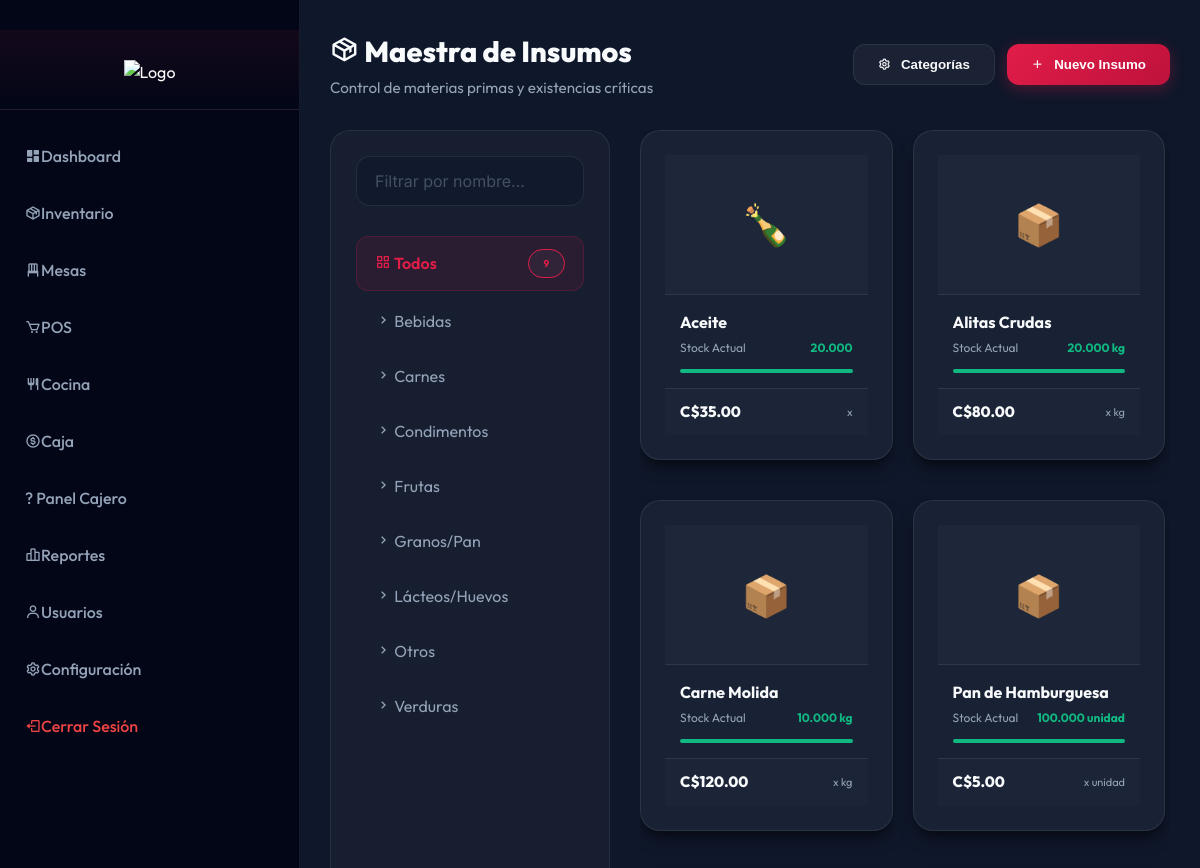
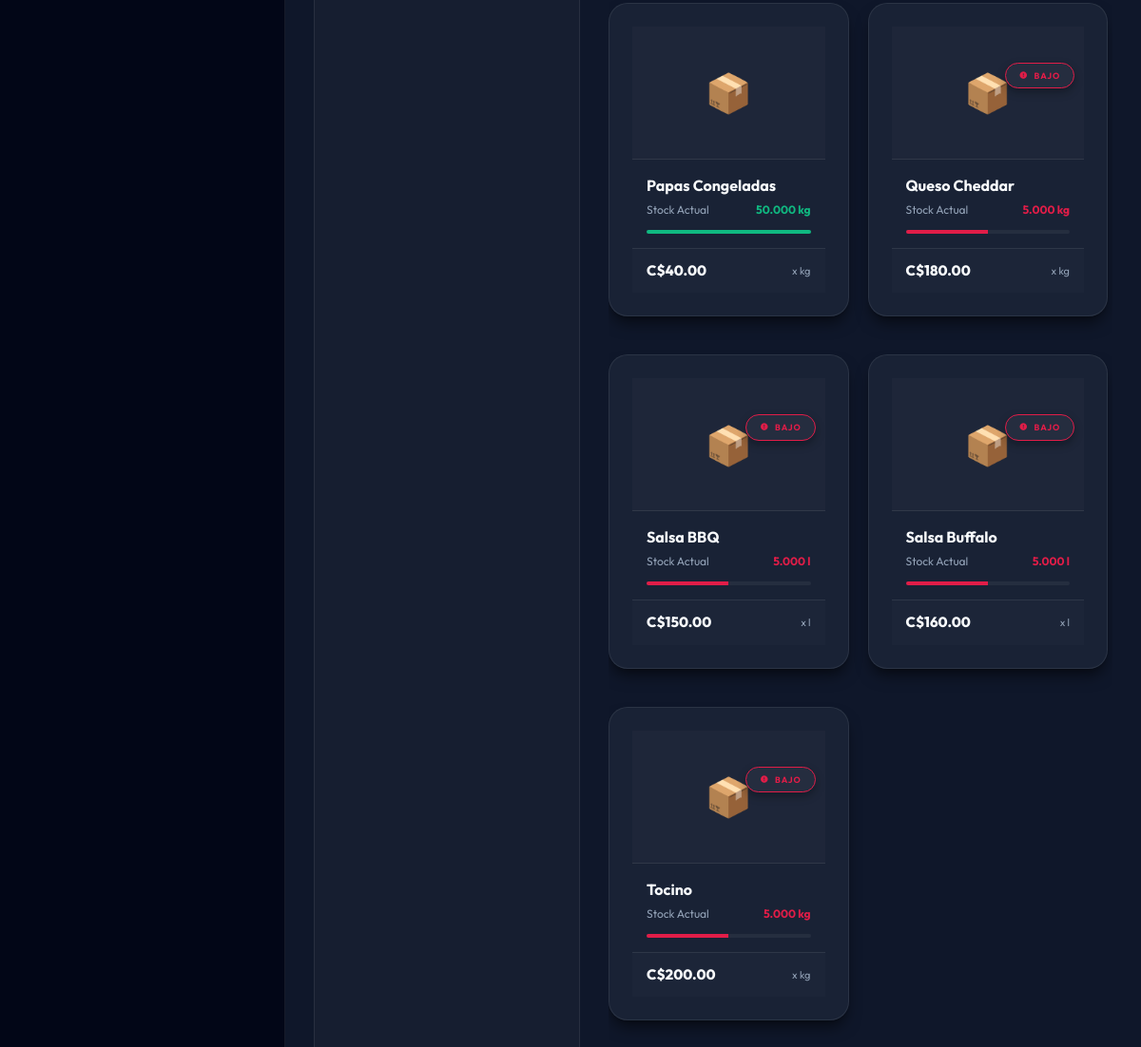
Page /inventario_insumos.php (signed in) on the committed database (2 pictures, top to bottom).
### tables this page shows
CREATE TABLE IF NOT EXISTS modules (
    id INT AUTO_INCREMENT PRIMARY KEY,
    module_key VARCHAR(50) UNIQUE NOT NULL,
    name VARCHAR(100) NOT NULL,
    icon VARCHAR(10) DEFAULT '',
    file_path VARCHAR(100) NOT NULL,
    display_order INT DEFAULT 0,
    is_active TINYINT(1) DEFAULT 1,
    created_at TIMESTAMP DEFAULT CURRENT_TIMESTAMP
);

CREATE TABLE `ingredient_categories` (
  `id` int(11) NOT NULL AUTO_INCREMENT,
  `name` varchar(100) NOT NULL,
  `description` text DEFAULT NULL,
  PRIMARY KEY (`id`)
);

CREATE TABLE `ingredients` (
  `id` int(11) NOT NULL AUTO_INCREMENT,
  `name` varchar(100) NOT NULL,
  `icon` varchar(50) DEFAULT NULL,
  `image_url` varchar(255) DEFAULT NULL,
  `unit` enum('kg','g','l','ml','unidad') NOT NULL DEFAULT 'unidad',
  `cost` decimal(10,2) NOT NULL DEFAULT 0.00 COMMENT 'Cost per unit',
  `stock` decimal(10,3) NOT NULL DEFAULT 0.000,
  `min_stock` decimal(10,3) DEFAULT 5.000,
  `created_at` timestamp NOT NULL DEFAULT current_timestamp(),
  `category_id` int(11) DEFAULT NULL,
  PRIMARY KEY (`id`)
);

### includes/modules_helper.php (called while the page is built, shortened)
<?php
function getUserModules($pdo, $role_id)
{
    try {
        $stmt = $pdo->prepare('
            SELECT m.*
            FROM modules m
            INNER JOIN role_modules rm ON m.id = rm.module_id
            WHERE rm.role_id = ? AND m.is_active = 1
            ORDER BY m.display_order ASC
        ');
        $stmt->execute([$role_id]);
        return $stmt->fetchAll(PDO::FETCH_ASSOC);
    } catch (Exception $e) {
        return [];
    }
}

### inventario_insumos.php (the view, shortened to what this page needs)
<?php
require_once __DIR__ . '/includes/inventory_helper.php';
require_once __DIR__ . '/includes/modules_helper.php';
$stmt = $pdo->query("SELECT * FROM ingredient_categories ORDER BY name ASC");
$categories = $stmt->fetchAll(PDO::FETCH_ASSOC);
$stmt = $pdo->query("SELECT * FROM ingredients ORDER BY name ASC");
$ingredients = $stmt->fetchAll(PDO::FETCH_ASSOC);
include __DIR__ . '/includes/header.php';
?><div class="dashboard-wrapper">
    <?php include __DIR__ . '/includes/sidebar.php'; ?>
    <main class="main-content">
        <div class="fc-header" style="margin-bottom: 30px;">
            <div class="fc-header-left">
                <h1><i class='bx bx-package'></i> Maestra de Insumos</h1>
                <p>Control de materias primas y existencias críticas</p>
            </div>
            <div class="fc-header-right no-print">
                <div style="display: flex; gap: 12px;">
                    <button class="fc-btn fc-btn-outline" onclick="openCatManager()">
                        <i class='bx bx-cog'></i> Categorías
                    </button>
                    <button class="fc-btn fc-btn-primary" onclick="initNewIngredient()">
                        <i class='bx bx-plus'></i> Nuevo Insumo
                    </button>
                </div>
            </div>
        </div>
        <div class="inventory-container">
            <aside class="inventory-sidebar">
                <div style="margin-bottom: 10px;">
                    <input type="text" id="gridSearch" placeholder="Filtrar por nombre..." class="fc-input" onkeyup="filterGrid()">
                </div>
                <div class="category-list" style="display:flex; flex-direction:column; gap:5px;">
                    <div class="category-item active" onclick="filterCategory('all', this)">
                        <span><i class='bx bx-grid-alt'></i> Todos</span>
                        <span class="fc-badge fc-badge-outline" style="font-size: 10px;"><?= count($ingredients) ?></span>
                    </div>
                    <?php foreach ($categories as $cat): ?>
                        <div class="category-item" onclick="filterCategory(<?= $cat['id'] ?>, this)">
                            <span><i class='bx bx-chevron-right'></i> <?= htmlspecialchars($cat['name']) ?></span>
                        </div>
                    <?php endforeach; ?>
                </div>
            </aside>
            <div class="inventory-main">
                <div style="display: grid; grid-template-columns: repeat(auto-fill, minmax(220px, 1fr)); gap: 20px;" id="ingGrid">
                    <?php foreach ($ingredients as $ing): ?>
                        <?php
                        $isLow = $ing['stock'] <= $ing['min_stock'];
                        $isCritical = $ing['stock'] <= ($ing['min_stock'] / 2);
                        ?>
                        <div class="fc-card insumo-card" data-cat="<?= $ing['category_id'] ?>" data-name="<?= strtolower($ing['name']) ?>"
                             onclick='loadIngredient(<?= htmlspecialchars(json_encode($ing, JSON_HEX_APOS | JSON_HEX_QUOT), ENT_QUOTES, 'UTF-8') ?>)'>
                            <div class="insumo-image">
                                <?php if($isLow): ?>
                                    <div class="insumo-status">
                                        <span class="fc-badge <?= $isCritical ? 'fc-badge-primary' : 'fc-badge-outline' ?>" style="font-size: 9px; box-shadow: 0 4px 10px rgba(0,0,0,0.3);">
                                            <i class='bx bxs-error-circle'></i> <?= $isCritical ? 'CRÍTICO' : 'BAJO' ?>
                                        </span>
                                    </div>
                                <?php endif; ?>
                                <?php if ($ing['image_url']): ?>
                                    <img src="<?= htmlspecialchars($ing['image_url']) ?>">
                                <?php else: ?>
                                    <span><?= $ing['icon'] ?: '📦' ?></span>
                                <?php endif; ?>
                            </div>
                            <div class="insumo-content">
                                <div class="insumo-title"><?= htmlspecialchars($ing['name']) ?></div>
                                <div class="insumo-meta">
                                    <span>Stock Actual</span>
                                    <span style="color: <?= $isLow ? 'var(--fc-primary)' : '#10b981' ?>; font-weight: 700;">
                                        <?= $ing['stock'] ?> <?= $ing['unit'] ?>
                                    </span>
                                </div>
                                <div style="height: 4px; background: rgba(255,255,255,0.05); border-radius: 10px; overflow: hidden;">
                                    <?php
                                    $perc = min(100, ($ing['stock'] / (max($ing['min_stock'] * 2, 1))) * 100);
                                    $barColor = $isLow ? 'var(--fc-primary)' : '#10b981';
                                    ?>
                                    <div style="width: <?= $perc ?>%; height: 100%; background: <?= $barColor ?>; transition: width 0.3s;"></div>
                                </div>
                            </div>
                            <div class="insumo-footer">
                                <div class="insumo-price">C$<?= number_format($ing['cost'], 2) ?></div>
                                <div style="font-size: 11px; color: var(--fc-text-sec);">x <?= $ing['unit'] ?></div>
                            </div>
                        </div>
                    <?php endforeach; ?>
                </div>
            </div>
        </div>
    </main>
</div>
<?php include __DIR__ . '/includes/footer.php'; ?>

### includes/sidebar.php (shortened to what this page needs)
<?php
require_once __DIR__ . '/modules_helper.php';
$company_name = 'Sistema Pizzería';
$company_logo = '';
try {
    $stmt = $pdo->query("SHOW TABLES LIKE 'settings'");
    if ($stmt->rowCount() > 0) {
        $stmt = $pdo->prepare("SELECT setting_key, setting_value FROM settings WHERE setting_key IN ('company_name', 'company_logo', 'show_company_name')");
        $stmt->execute();
        $settings = $stmt->fetchAll(PDO::FETCH_KEY_PAIR);
        if (!empty($settings['company_name'])) {
            $company_name = $settings['company_name'];
        }
        if (!empty($settings['company_logo'])) {
            $company_logo = $settings['company_logo'];
        }
    }
} catch (Exception $e) {
}
$current_page = basename($_SERVER['PHP_SELF']);
$user_modules = [];
if (modulesTableExists($pdo)) {
    $user_modules = getUserModules($pdo, $_SESSION['role_id']);
}
$use_legacy = empty($user_modules);
function getIcon($page)
{
    switch ($page) {
        case 'inicio.php':
            return "<i class='bx bxs-dashboard'></i>";
        case 'productos.php':
            return "<i class='bx bx-package'></i>";
        case 'mesas.php':
            return "<i class='bx bx-chair'></i>";
        case 'venta.php':
            return "<i class='bx bx-cart'></i>";
        case 'cocina.php':
            return "<i class='bx bx-restaurant'></i>";
        case 'caja.php':
            return "<i class='bx bx-dollar-circle'></i>";
        case 'reportes.php':
            return "<i class='bx bx-bar-chart-alt-2'></i>";
        case 'usuarios.php':
            return "<i class='bx bx-user'></i>";
        case 'configuracion.php':
            return "<i class='bx bx-cog'></i>";
        default:
            return "<i class='bx bx-circle'></i>";
    }
}
?>
<aside class="sidebar">
    <div class="sidebar-header">
        <?php if ($company_logo): ?>
            <div class="logo-container">
                <img src="<?= htmlspecialchars($company_logo) ?>?v=<?= time() ?>" alt="Logo" class="sidebar-logo">
            </div>
        <?php else: ?>
            <h2><i class='bx bx-dish' style="color: var(--fc-primary);"></i> <?= htmlspecialchars($company_name) ?></h2>
        <?php endif; ?>
    </div>
    <ul class="sidebar-menu">
        <?php if ($use_legacy): ?>
            <?php if ($_SESSION['role_id'] == 1 || $_SESSION['role_id'] == 5):  ?>
                <li><a href="inicio.php"
                        class="<?= $current_page == 'inicio.php' ? 'active' : '' ?>"><?= getIcon('inicio.php') ?> Dashboard</a>
                </li>
                <li><a href="productos.php"
                        class="<?= $current_page == 'productos.php' ? 'active' : '' ?>"><?= getIcon('productos.php') ?>
                        Menú</a>
                </li>
                <li><a href="inventario_insumos.php"
                        class="<?= $current_page == 'inventario_insumos.php' ? 'active' : '' ?>"><?= getIcon('inventario_insumos.php') ?>
                        Insumos</a></li>
                <li><a href="gestion_recetas.php"
                        class="<?= $current_page == 'gestion_recetas.php' ? 'active' : '' ?>"><?= getIcon('gestion_recetas.php') ?>
                        Recetas/Costos</a></li>
            <?php endif; ?>
            <?php if ($_SESSION['role_id'] == 1 || $_SESSION['role_id'] == 5 || $_SESSION['role_id'] == 2):  ?>
                <li><a href="mesas.php" class="<?= $current_page == 'mesas.php' ? 'active' : '' ?>"><?= getIcon('mesas.php') ?>
                        Mesas</a></li>
            <?php endif; ?>
            <?php if ($_SESSION['role_id'] == 1 || $_SESSION['role_id'] == 5):  ?>
                <!-- <li><a href="mesas.php?tab=libre"
                        class="<?= $current_page == 'venta.php' ? 'active' : '' ?>"><?= getIcon('venta.php') ?>
                        POS</a></li> -->
                <li><a href="cocina.php"
                        class="<?= $current_page == 'cocina.php' ? 'active' : '' ?>"><?= getIcon('cocina.php') ?> Cocina</a>
                </li>
                <li><a href="caja.php" class="<?= $current_page == 'caja.php' ? 'active' : '' ?>"><?= getIcon('caja.php') ?>
                        Caja</a></li>
                <li><a href="cuentas.php" class="<?= $current_page == 'cuentas.php' ? 'active' : '' ?>"><i
                            class='bx bx-receipt'></i>
                        Cuentas</a></li>
                <li><a href="pedidosya.php"
                        class="<?= $current_page == 'pedidosya.php' || $current_page == 'factura_pedidosya.php' ? 'active' : '' ?>"><?= getIcon('pedidosya.php') ?>
                        PedidosYa</a></li>
                <li><a href="reportes.php"
                        class="<?= $current_page == 'reportes.php' ? 'active' : '' ?>"><?= getIcon('reportes.php') ?>
                        Reportes</a></li>
                <li><a href="usuarios.php"
                        class="<?= $current_page == 'usuarios.php' ? 'active' : '' ?>"><?= getIcon('usuarios.php') ?>
                        Usuarios</a></li>
                <li><a href="configuracion.php"
                        class="<?= $current_page == 'configuracion.php' ? 'active' : '' ?>"><?= getIcon('configuracion.php') ?>
                        Configuración</a></li>
            <?php endif; ?>
        <?php else: ?>
            <?php foreach ($user_modules as $module): ?>
                <?php
                if (
                    strpos($module['module_key'], 'config_') === 0 ||
                    in_array($module['module_key'], ['inventory_edit', 'inventory_delete', 'pedido_libre', 'pedidosya'])
                ) {
                    continue;
                }
                $is_active = ($current_page == $module['file_path']);
                $mappedIcon = getIcon($module['file_path']);
                if (strpos($mappedIcon, 'bx-circle') !== false && !empty($module['icon'])) {
                    $mappedIcon = $module['icon'];
                }
                ?>
                <li>
                    <a href="<?= htmlspecialchars($module['file_path']) ?>" class="<?= $is_active ? 'active' : '' ?>">
                        <?= $mappedIcon ?>         <?= htmlspecialchars($module['name']) ?>
                    </a>
                </li>
            <?php endforeach; ?>
        <?php endif; ?>
        <li><a href="salir.php" class="logout-link"><i class='bx bx-log-out'></i> Cerrar Sesión</a></li>
    </ul>
</aside>

### rows in the picture
modules: file_path "inicio.php" (drawn), name "Dashboard"
modules: file_path "productos.php" (drawn), name "Inventario"
modules: file_path "mesas.php" (drawn), name "Mesas"
modules: file_path "venta.php" (drawn), name "POS"
modules: file_path "cocina.php" (drawn), name "Cocina"
modules: file_path "caja.php" (drawn), name "Caja"
modules: icon "?", name "Panel Cajero"
modules: file_path "reportes.php" (drawn), name "Reportes"
modules: file_path "usuarios.php" (drawn), name "Usuarios"
modules: name "Configuración"
ingredient_categories: name "Bebidas"
ingredient_categories: name "Carnes"
ingredient_categories: name "Condimentos"
ingredient_categories: name "Frutas"
ingredient_categories: name "Granos/Pan"
ingredient_categories: name "Lácteos/Huevos"
ingredient_categories: name "Otros"
ingredient_categories: name "Verduras"
ingredients: icon "🍾", name "Aceite", stock "20.000", min_stock 5 (drawn), cost "35.00"
ingredients: icon "📦", name "Alitas Crudas", stock "20.000", unit "kg", min_stock 5 (drawn), cost "80.00"
ingredients: icon "📦", name "Carne Molida", stock "10.000", unit "kg", min_stock 5 (drawn), cost "120.00"
ingredients: icon "📦", name "Pan de Hamburguesa", stock "100.000", unit "unidad", min_stock 5 (drawn), cost "5.00"
ingredients: icon "📦", name "Papas Congeladas", stock "50.000", unit "kg", min_stock 5 (drawn), cost "40.00"
ingredients: min_stock 5 (drawn), icon "📦", name "Queso Cheddar", stock "5.000", unit "kg", cost "180.00"
ingredients: min_stock 5 (drawn), icon "📦", name "Salsa BBQ", stock "5.000", unit "l", cost "150.00"
ingredients: min_stock 5 (drawn), icon "📦", name "Salsa Buffalo", stock "5.000", unit "l", cost "160.00"
ingredients: min_stock 5 (drawn), icon "📦", name "Tocino", stock "5.000", unit "kg", cost "200.00"

### other values in the picture
count($ingredients) "9"
